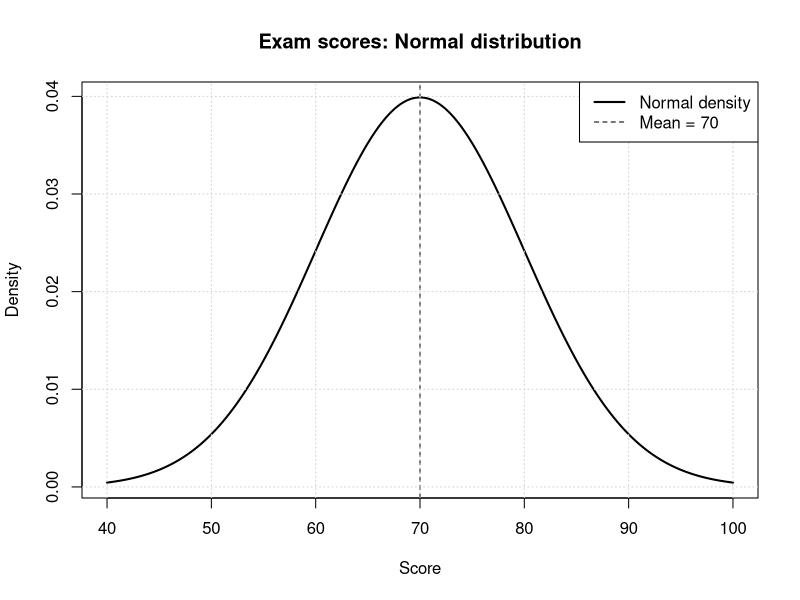

Write R code to recreate this figure.
# 통계학입문 과제 1 — 정규분포 (R 버전)
# 이름: 박혜미  학번: 2026123139
# 목표: 정규분포의 표준화, 확률, 분위수, 확률밀도 그래프를 계산함
# 추가 패키지 설치 필요 없음 (R 기본 함수만 사용)

# [상황] 시험 점수 X는 평균 70점, 표준편차 10점의 정규분포를 따름
# X ~ N(70, 10^2)

# 문제 1. 평균(mu)과 표준편차(sigma)를 변수에 저장할 것
mu    <- 70
sigma <- 10

# 문제 2. 85점의 Z-score를 계산할 것
# Z = (관측값 - 평균) / 표준편차
score   <- 85
z_score <- (score - mu) / sigma

# 문제 3. 80점 이상 받을 확률 P(X >= 80)
# pnorm(x, mean, sd)            -> P(X <= x)   (Python의 stats.norm.cdf)
# pnorm(x, mean, sd, lower.tail = FALSE) -> P(X > x)  (Python의 stats.norm.sf)
p_above_80 <- pnorm(80, mean = mu, sd = sigma, lower.tail = FALSE)

# 문제 4. P(60 <= X <= 80) = P(X <= 80) - P(X <= 60)
p_60_to_80 <- pnorm(80, mean = mu, sd = sigma) - pnorm(60, mean = mu, sd = sigma)

# 문제 5. 상위 5% 기준점 = 95백분위수
# qnorm(확률, mean, sd) -> 분위수  (Python의 stats.norm.ppf)
cutoff_top_5 <- qnorm(0.95, mean = mu, sd = sigma)

# 결과 출력
cat("2. Z-score:", z_score, "\n")
cat("3. P(X >= 80):", p_above_80, "\n")
cat("4. P(60 <= X <= 80):", p_60_to_80, "\n")
cat("5. 상위 5% 기준점:", cutoff_top_5, "\n")

# 문제 6. 정규분포 확률밀도함수 그래프
# seq(40, 100, length.out = 400) -> Python의 np.linspace(40, 100, 400)
# dnorm(x, mean, sd)             -> Python의 stats.norm.pdf
# 주의: 확률밀도(세로축)는 특정 점에서의 확률 그 자체가 아님
x <- seq(40, 100, length.out = 400)
y <- dnorm(x, mean = mu, sd = sigma)

plot(x, y, type = "l", lwd = 2,
     main = "Exam scores: Normal distribution",
     xlab = "Score", ylab = "Density")
abline(v = mu, lty = 2)                      # 평균선 (점선)
grid()
legend("topright",
       legend = c("Normal density", "Mean = 70"),
       lty = c(1, 2), lwd = c(2, 1))

# [서술] 위 결과가 뜻하는 바를 2~3문장으로 작성할 것
# 답: 85점의 Z-score는 1.5로, 평균보다 표준편차 1.5개만큼 높은 점수이다.
# 80점 이상을 받을 확률은 약 15.9%이고, 평균 ± 1 표준편차 구간인 60~80점 사이에
# 학생의 약 68.3%가 분포한다. 또한 상위 5% 안에 들려면 약 86.45점 이상을 받아야 한다.
